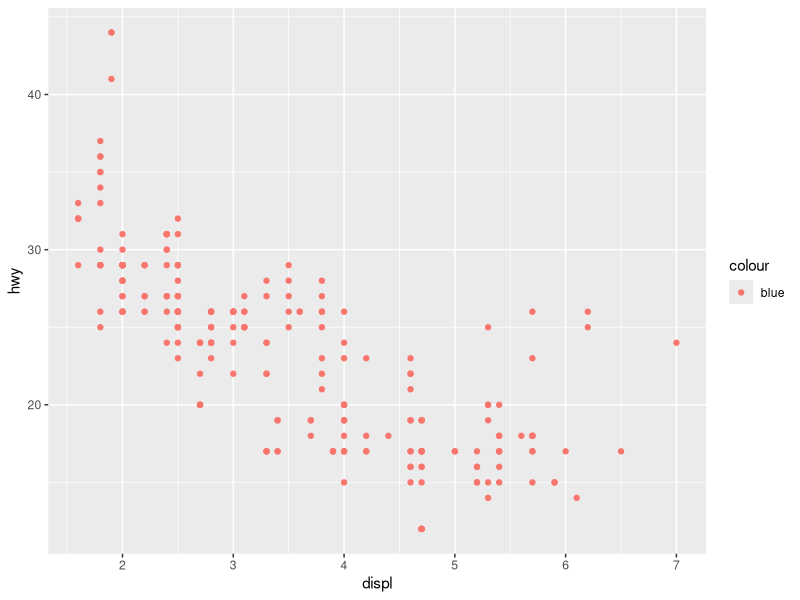
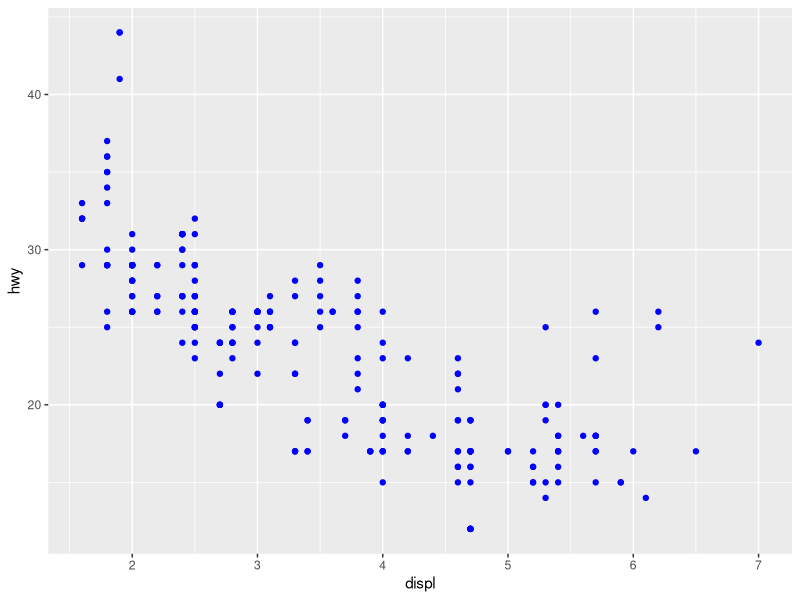
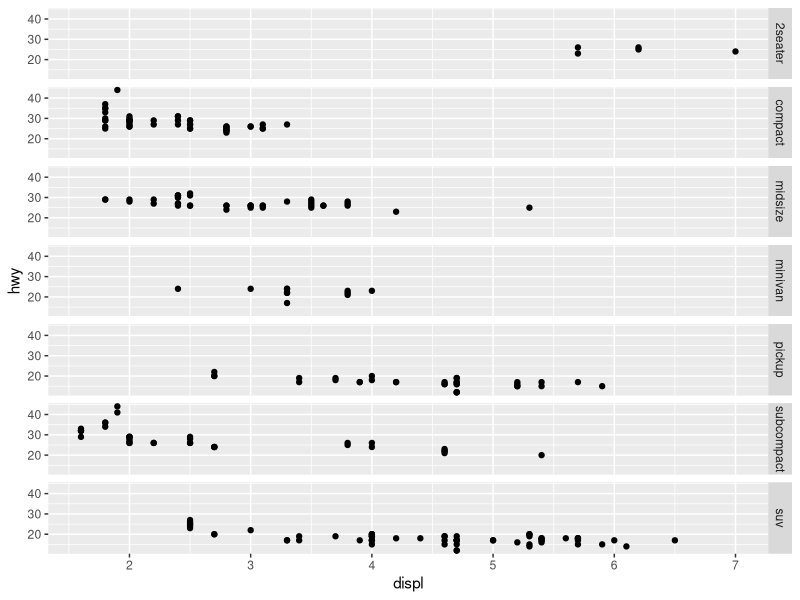
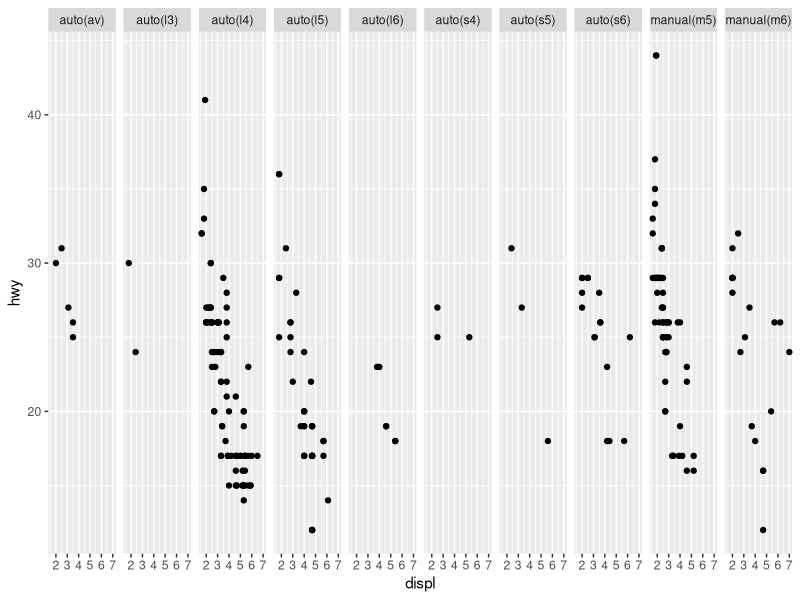
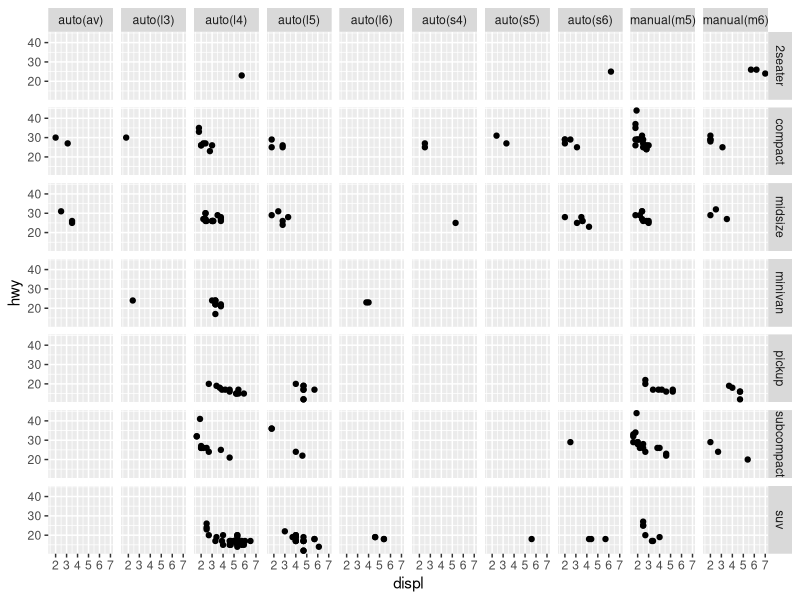
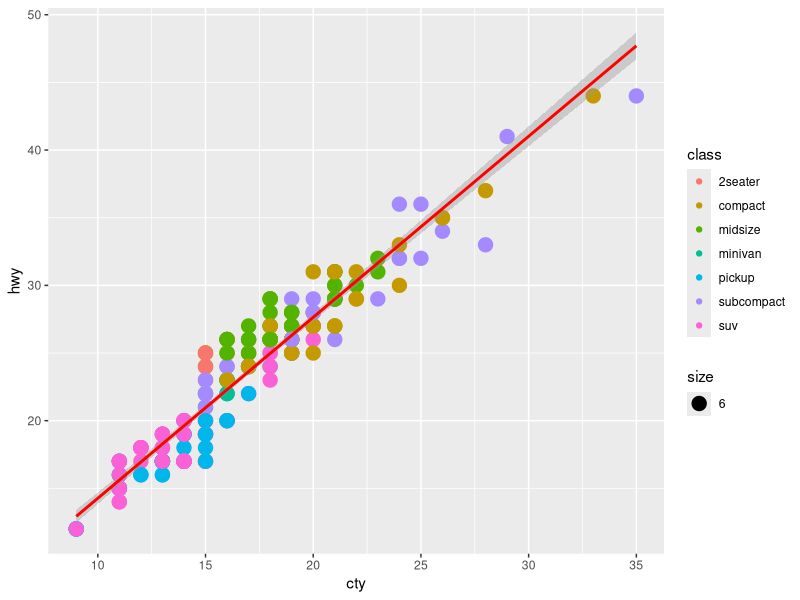

Source code (R) for these figures, in order: (Note: this script raises an error after producing the figures.)
## ---- chunk 1
# Write your code here
library(ggplot2)
data(mpg)

head(mpg)

nrow(mpg)
ncol(mpg)
## ---- chunk 2
# Write your code here
ggplot(data = mpg) + 
  geom_point(mapping = aes(x = displ, y = hwy, color = "blue"))

##The color blue needs to be outside of the aes function since we are assigning it a literal value, and the correct code should be the following:

ggplot(data = mpg) + 
  geom_point(mapping = aes(x = displ, y = hwy), color = "blue")
## ---- chunk 3
# Write your code here
help("facet_grid")

p <- ggplot(mpg, aes(displ, hwy)) + geom_point() 

p + facet_grid(rows = vars(class))
p + facet_grid(cols = vars(trans))
p + facet_grid(vars(class), vars(trans))
## ---- chunk 4
# Write your code here
ggplot(data = mpg, aes(x= cty, y = hwy)) + 
  geom_point(mapping = aes(color = class, size = 6)) +
  geom_smooth(method = "lm", color = "red")
## ---- chunk 5
# Write your code here
subcompact_15 <- subset(mpg, cty == 15)
subcompact_15

subCom <- subset(mpgSubset, class == "subcompact")
subCom

subcom_man_mod <- data.frame(subCom$manufacturer, subCom$model)
subcom_man_mod


## ---- chunk 6
# Write your code here
ggplot(data = mpg) + 
      geom_point(mapping = aes(x = displ, y = hwy, shape = class), size = 4) +
      scale_shape_manual(values = c(">", "*", "<", "#", "+", "~", "^"))
## ---- chunk 7
# Write your code here
x <- c(3.385,0.48,1.35,465,36.33,27.66,14.83,1.04,4.19,0.425,0.101,0.92,1,0.005,0.06,3.5,2,1.7,2547,0.023,187.1,521,0.785,10,3.3,0.2,1.41,529,207,85,0.75,62,6654,3.5,6.8,35,4.05,0.12,0.023,0.01,1.4,250,2.5,55.5,100,52.16,10.55,0.55,60,3.6,4.288,0.28,0.075,0.122,0.048,192,3,160,0.9,1.62,0.104,4.235)

y <- c(44.5,15.5,8.1,423,119.5,115,98.2,5.5,58,6.4,4,5.7,6.6,0.14,1,10.8,12.3,6.3,4603,0.3,419,655,3.5,115,25.6,5,17.5,680,406,325,12.3,1320,5712,3.9,179,56,17,1,0.4,0.25,12.5,490,12.1,175,157,440,179.5,2.4,81,21,39.2,1.9,1.2,3,0.33,180,25,169,2.6,11.4,2.5,50.4)

sizeMass <- data.frame(x,y)
colnames(sizeMass) = c("Size", "Mass")
head(sizeMass)
## ---- chunk 8
# Write your code here (method 1)
size_log10 = c(log10((sizeMass$Size)))
sizeMass$size_log10 <- size_log10
sizeMass

mass_log10 = c(log10((sizeMass$Mass)))
sizeMass$mass_log10 <- mass_log10
sizeMass

head(sizeMass)

ggplot(sizeMass, aes(size_log10, mass_log10)) +
  geom_point() +
  geom_smooth(method = "lm", color = "red", se = FALSE)
## ---- chunk 9
# Write your code here (method 2)
ggplot(sizeMass, aes(Size, Mass)) +
  geom_point() +
  geom_smooth(method = "lm", color = "red", se = FALSE) +
  scale_x_log10() + scale_y_log10()
